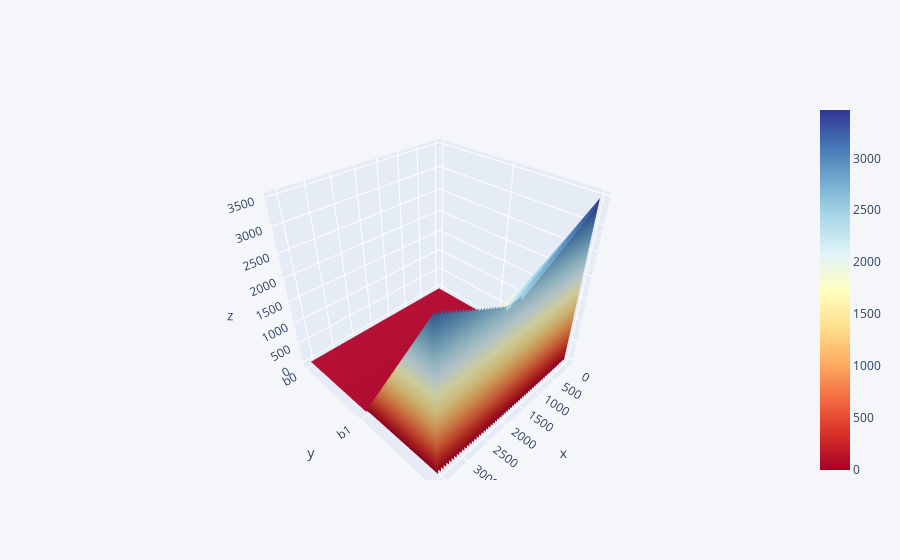

Notebook cell for this chart:
### Code cell
df3 = pd.DataFrame({'b0':B0,'b1':B1,'sse':sse})
df3.shape
df3.iplot(kind='surface',colorscale='rdylbu')

### Figure 1 — Plotly figure (JSON) as saved in the notebook; plotly's stock layout.template omitted (floating-point values rounded to 4 significant figures; data arrays with more than 128 entries replaced by an {"elided": "..."} marker saying what was removed)
{"data": [{"colorscale": [[0, "rgb(165,0,38)"], [0.1, "rgb(215,48,39)"], [0.2, "rgb(244,109,67)"], [0.3, "rgb(253,174,97)"], [0.4, "rgb(254,224,144)"], [0.5, "rgb(255,255,191)"], [0.6, "rgb(224,243,248)"], [0.7, "rgb(171,217,233)"], [0.8, "rgb(116,173,209)"], [0.9, "rgb(69,117,180)"], [1, "rgb(49,54,149)"]], "type": "surface", "x": {"elided": "3600 int values"}, "y": ["b0", "b1", "sse"], "z": {"elided": "3x3600 float values"}}], "layout": {"legend": {"bgcolor": "#F5F6F9", "font": {"color": "#4D5663"}}, "paper_bgcolor": "#F5F6F9", "plot_bgcolor": "#F5F6F9", "title": {"font": {"color": "#4D5663"}}, "xaxis": {"gridcolor": "#E1E5ED", "showgrid": true, "tickfont": {"color": "#4D5663"}, "title": {"font": {"color": "#4D5663"}, "text": ""}, "zerolinecolor": "#E1E5ED"}, "yaxis": {"gridcolor": "#E1E5ED", "showgrid": true, "tickfont": {"color": "#4D5663"}, "title": {"font": {"color": "#4D5663"}, "text": ""}, "zerolinecolor": "#E1E5ED"}}}
